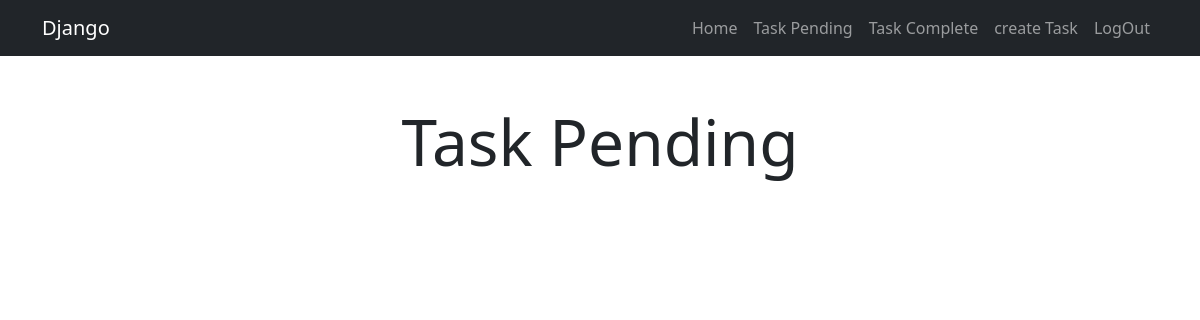
Page /taskPending/ (signed in) on the earlier database version.
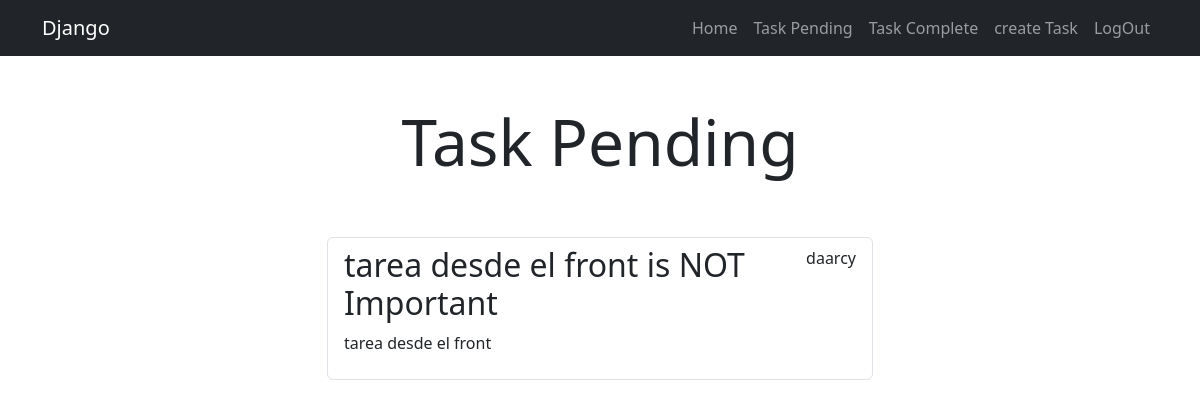
Same page on the later database version.
### task/models.py (models this page shows, shortened)
class Task(models.Model):
    title = models.CharField(max_length=200)
    description = models.TextField(blank=True)
    created = models.DateTimeField(auto_now_add=True)
    dateCompleted = models.DateTimeField(null=True, blank=True)
    important = models.BooleanField(default=False)
    user = models.ForeignKey(User, on_delete=models.CASCADE)

### task/views.py (the view)
# urls.py: path("taskPending/", views.taskPending, name="taskPending"),
@login_required
def taskPending(request):
    task = Task.objects.filter(user=request.user, dateCompleted__isnull=True)
    return render(request, "taskPending.html",{
        "tasks" : task
    })

### task/templates/taskPending.html
{% extends 'base.html' %}
{% block content %}
<main class="container">
    <div class="row">
        <div class="col-md-6 offset-md-3">
            <h1 class="text-center display-3 py-5">Task Pending</h1>
            <ul class="list-group">
                {% for task in tasks %}
                    <a href="{% url 'taskDetail' task.id %}" class="list-group-item">
                        <header class="d-flex justify-content-between">
                            {%if task.important%}
                                <h1 class="text-success">{{task.title}} <span class="fw-bold">is Important </span></h1>
                            {%else%}
                                <h2>{{task.title}} is NOT   Important</h2>
                            {% endif %}
                            <p>{{task.user.username}}</p>
                        </header>
                            <p>{{task.description}}</p>
                    </a>
                {% endfor %}
            </ul>
        </div>
    </div>
</main>
{% endblock content %}

Differences in the rows shown:
added Task: title "tarea desde el front", user.username "daarcy", description "tarea desde el front"
